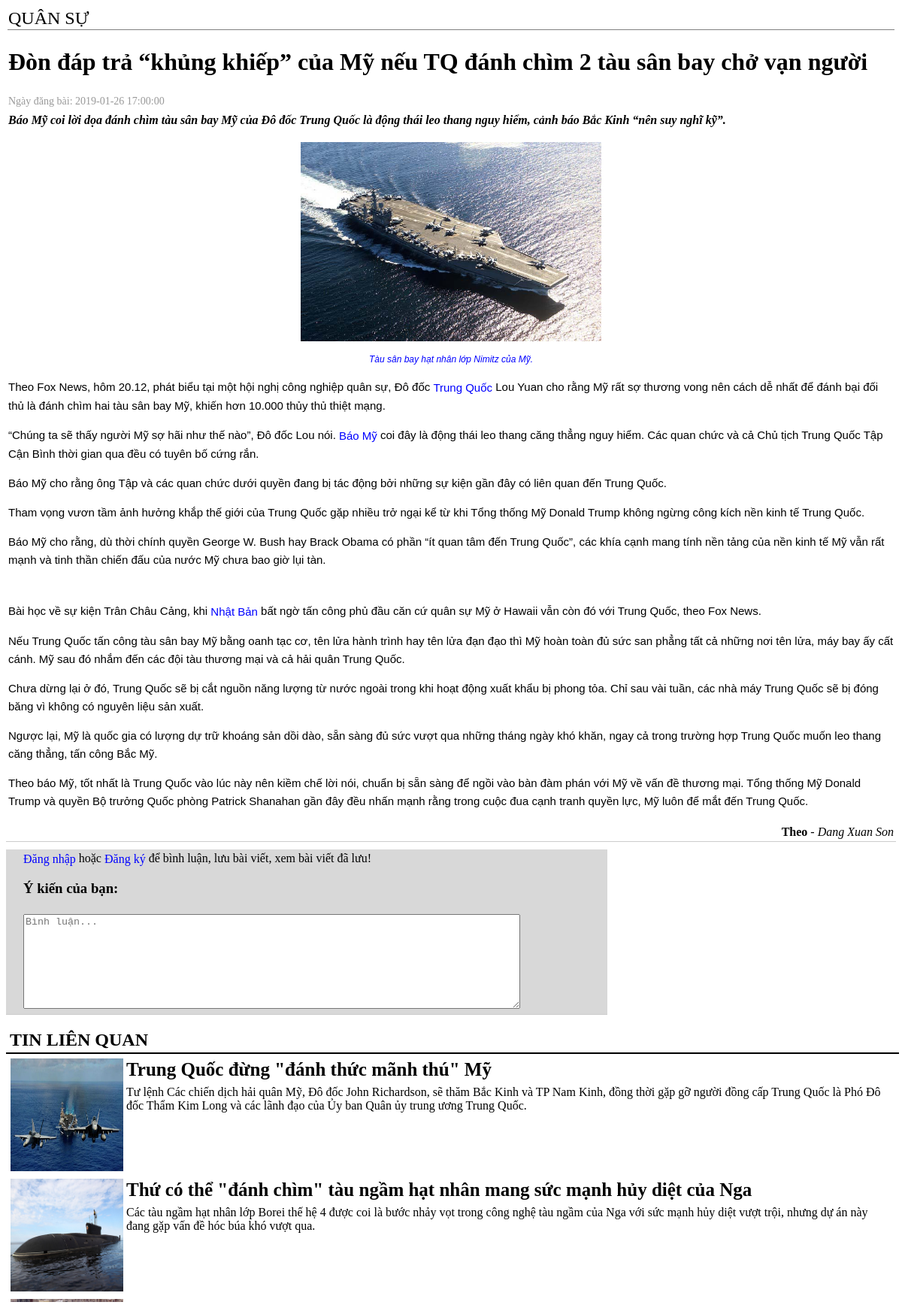
The page /quanLyBaiViet/baiVietChiTiet.php?id=21 on the database its author committed.
### tables this page shows
CREATE TABLE `tblbaiviet` (
  `maBaiViet` int(11) NOT NULL,
  `anh` varchar(200) DEFAULT NULL,
  `tenBaiViet` varchar(500) DEFAULT NULL,
  `moTa` text,
  `noiDung` text,
  `maTheLoaiCon` int(11) DEFAULT NULL,
  `maUser` int(11) DEFAULT NULL,
  `ngayDangBai` timestamp NOT NULL DEFAULT CURRENT_TIMESTAMP,
  `tinhTrangBv` tinyint(4) DEFAULT '0',
  `luotXem` int(11) DEFAULT '0',
  `luotLuu` int(11) NOT NULL DEFAULT '0'
);

CREATE TABLE `tbltheloaicon` (
  `maTheLoaiCon` int(11) NOT NULL,
  `tenTheLoaiCon` varchar(200) DEFAULT NULL,
  `maTheLoai` int(11) DEFAULT NULL
);

CREATE TABLE `tbluser` (
  `maUser` int(11) NOT NULL,
  `tenUser` varchar(200) DEFAULT NULL,
  `ngaySinh` date DEFAULT NULL,
  `gioiTinh` int(11) DEFAULT NULL,
  `diaChi` varchar(200) DEFAULT NULL,
  `email` varchar(200) DEFAULT NULL,
  `sdt` varchar(50) DEFAULT NULL,
  `username` varchar(200) DEFAULT NULL,
  `pass` varchar(200) DEFAULT NULL,
  `maQuyen` int(11) DEFAULT '0',
  `tinhTrangUser` tinyint(1) DEFAULT '1'
);

### quanLyBaiViet/baiVietChiTiet.php (the view, shortened to what this page needs)
<!DOCTYPE html PUBLIC "-//W3C//DTD XHTML 1.0 Transitional//EN" "http://www.w3.org/TR/xhtml1/DTD/xhtml1-transitional.dtd">
<html xmlns="http://www.w3.org/1999/xhtml">
<head>
<link rel="stylesheet" type="text/css" href="../style.css" />
</head>
<body>
<?php
if(isset($_GET["id"]))
{
	include ("../Connectdb/open.php");
	$maBaiViet=$_GET["id"];
	$result=mysqli_query($con,"select tblbaiviet.tenBaiViet, ngayDangBai, moTa, tblbaiviet.noiDung, tblbaiviet.tinhTrangBv, luotXem, anh,tbltheloaicon.maTheLoaiCon , tenTheLoaiCon, tbluser.tenUser from tblBaiViet inner join tbluser on tblbaiviet.maUser=tbluser.maUser LEFT join tbltheloaicon ON tblbaiviet.maTheLoaiCon=tbltheloaicon.maTheLoaiCon where maBaiViet=$maBaiViet ");
	$bv=mysqli_fetch_array($result);
	if($bv["tinhTrangBv"]==1)
	{
		$luotXem=$bv["luotXem"]+1;
		mysqli_query($con,"update tblbaiviet set luotXem=$luotXem where maBaiViet=$maBaiViet");
	}
	?>
	<table id="table">
		<tr>
			<td style="border-bottom: thin gray solid;text-transform: uppercase ">
				<a href='?cat=<?php echo($bv["maTheLoaiCon"]);?>'><font size="5px"><?php echo($bv["tenTheLoaiCon"]); ?></font></a>
			</td>
		</tr>
		<tr>
			<td><h1><?php echo ($bv["tenBaiViet"]);?></h1></td>
		</tr>
		<tr>
			<td  style=" color:#999; font-size:14px">Ngày đăng bài: <?php echo ($bv["ngayDangBai"]);?></td>
		</tr>
        <tr>
			<td></td>
		</tr>
		<tr>
			<td><b><i><?php echo $bv["moTa"];?></i></b></td>
		</tr>
		<tr>
			<td><p><?php echo base64_decode($bv["noiDung"]);?></p></td>
		</tr>
		<tr>
			<td align="right"><b>Theo</b> - <i><?php echo ($bv["tenUser"]);?></i></td>
		</tr>
	</table>
	<form>
	<table id="table1">
    	<a name="luu">
			<tr>
				<td>
				<?php
				if (!isset($_SESSION["username"]))
				{
					echo ("<a href='?dn' style='color:blue'/>Đăng nhập </a> hoặc <a href='?dk' style='color:blue'/>Đăng ký</a> để bình luận, lưu bài viết, xem bài viết đã lưu!");
				}
				?>
				<h3>Ý kiến của bạn:</h3>
			<tr>
            <a name="boLuu">
				<td width="100px">
					<textarea cols="80" rows="8" placeholder="Bình luận..." name="txtComment" id="txtComment"></textarea>
				</td>
           	</a>
			</tr>
			<tr>
				<td valign="top">
				</td>
			</tr>
	</table>
	</form>
	<div id="tinLq">
    	<div style="border-bottom:#000 2px solid;height:30px; padding-left:5px">
			<h2>TIN LIÊN QUAN</h2>
        </div>
		<?php
		$maTheLoaiCon=$bv["maTheLoaiCon"];
		$result=mysqli_query($con,"select * from tblBaiViet where maTheLoaiCon=$maTheLoaiCon and tinhTrangBv=1 order by maBaiViet desc limit 5");
		?>
        <div id="noiDungTinLq">
		<table>
			<?php
				while ($tinLq=mysqli_fetch_array($result))
				{
			?>
		<tr>
			<td>
				<table>
					<tr>
						<td rowspan="3" valign="top" ><a href="?id=<?php echo ($tinLq["maBaiViet"]); ?>"><img src="<?php echo ($tinLq["anh"]); ?>" height="150px" width="150px" /></a></td>
					</tr>
					<tr>
						<td height="30px" style="vertical-align:top; padding-top:0px; font-size:25px; font-weight:bold"><a href="?id=<?php echo ($tinLq["maBaiViet"]); ?>" style="text-decoration:none; color:#000000"><?php echo $tinLq["tenBaiViet"] ;?></a></td>
					</tr>
					<tr>
						<td valign="top" style=" vertical-align:top;padding-top:2px"><?php echo $tinLq["moTa"] ;?></td>
					</tr>
				</table>
			</td>
		</tr>
			<?php
				}
			?>
		</table>
        </div>
	</div>
	<?php
}
?>
</body>
</html>

### style.css (style rules this page uses)
a { text-decoration: none; color: #000000; vertical-align: middle; }
#tinLq { height:390px; width:100.3%; background-color:#FFFFFF; float:left }
#noiDungTinLq { height:330px; overflow:auto }
#table { border-bottom: #CCCCCC solid 1px }
#table1 { margin-top:10px; border-bottom:#CCCCCC solid 1px; width:800px; background-color:#8080804f; padding-left:20px; }

### rows shown on the page
tblbaiviet: maTheLoaiCon.tenTheLoaiCon "QUÂN SỰ", tenBaiViet "Đòn đáp trả “khủng khiếp” của Mỹ nếu TQ đánh chìm 2 tàu sân bay chở vạn người", ngayDangBai "2019-01-26 17:00:00", moTa "Báo Mỹ coi lời dọa đánh chìm tàu sân bay Mỹ của Đô đốc Trung Quốc là động thái leo thang nguy hiểm, cảnh báo Bắc Kinh “nên suy nghĩ kỹ”.", noiDung (picture), noiDung "Tàu sân bay hạt nhân lớp Nimitz của Mỹ. Theo Fox News, hôm 20.12, phát biểu tại một hội nghị công nghiệp quân sự, Đô đốc Trung Quốc Lou Yuan cho rằng Mỹ rất sợ thương vong nên cách dễ nhất để đánh bại đối thủ là đánh chìm hai tàu sân bay Mỹ, khiến hơn 10.000 thủy thủ thiệt mạng. “Chúng ta sẽ thấy người Mỹ sợ hãi như thế nào”, Đô đốc Lou nói. Báo Mỹ coi đây là động thái leo thang căng thẳng nguy hiểm. Các quan chức và cả Chủ tịch Trung Quốc Tập Cận Bình thời gian qua đều có tuyên bố cứng rắn. Báo Mỹ cho rằng ông Tập và các quan chức dưới quyền đang bị tác động bởi những sự kiện gần đây có liên quan đến Trung Quốc. Tham vọng vươn tầm ảnh hưởng khắp thế giới của Trung Quốc gặp nhiều trở ngại…", maUser.tenUser "Dang Xuan Son"
tblbaiviet: anh (picture), tenBaiViet "Trung Quốc đừng \"đánh thức mãnh thú\" Mỹ", moTa "Tư lệnh Các chiến dịch hải quân Mỹ, Đô đốc John Richardson, sẽ thăm Bắc Kinh và TP Nam Kinh, đồng thời gặp gỡ người đồng cấp Trung Quốc là Phó Đô đốc Thẩm Kim Long và các lãnh đạo của Ủy ban Quân ủy trung ương Trung Quốc."
tblbaiviet: anh (picture), tenBaiViet "Thứ có thể \"đánh chìm\" tàu ngầm hạt nhân mang sức mạnh hủy diệt của Nga", moTa "Các tàu ngầm hạt nhân lớp Borei thế hệ 4 được coi là bước nhảy vọt trong công nghệ tàu ngầm của Nga với sức mạnh hủy diệt vượt trội, nhưng dự án này đang gặp vấn đề hóc búa khó vượt qua."
tblbaiviet: anh (picture)
